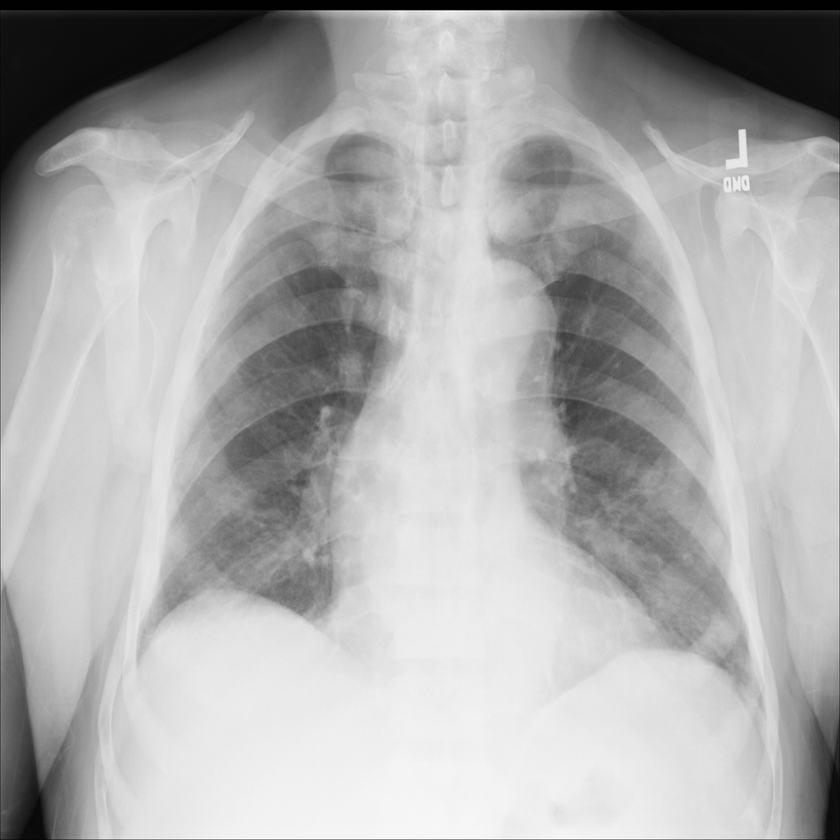
#> input picture images/00000011_001.png, 840 x 840 px, shrunk from 1024 x 1024 before the run
$ jupyter execute --allow-errors analysis.ipynb
#> lines starting #> are read from the running program, lines starting #| are printed output that depends on the picture; long printed decimals are rounded
<h2>First we want to examine an X-ray image.</h2>

[cell 1]
import os
import imageio

DIR = "images"

xray_image = imageio.v3.imread(os.path.join(DIR, "00000011_001.png"))
#> xray_image is the input picture: shape (840, 840); min 0, max 255, mean 172.5

We can check things like the shape (number of pixels) of the image, and also the data type.

[cell 2]
print(xray_image.shape)
#| (840, 840)
print(xray_image.dtype)
#| uint8
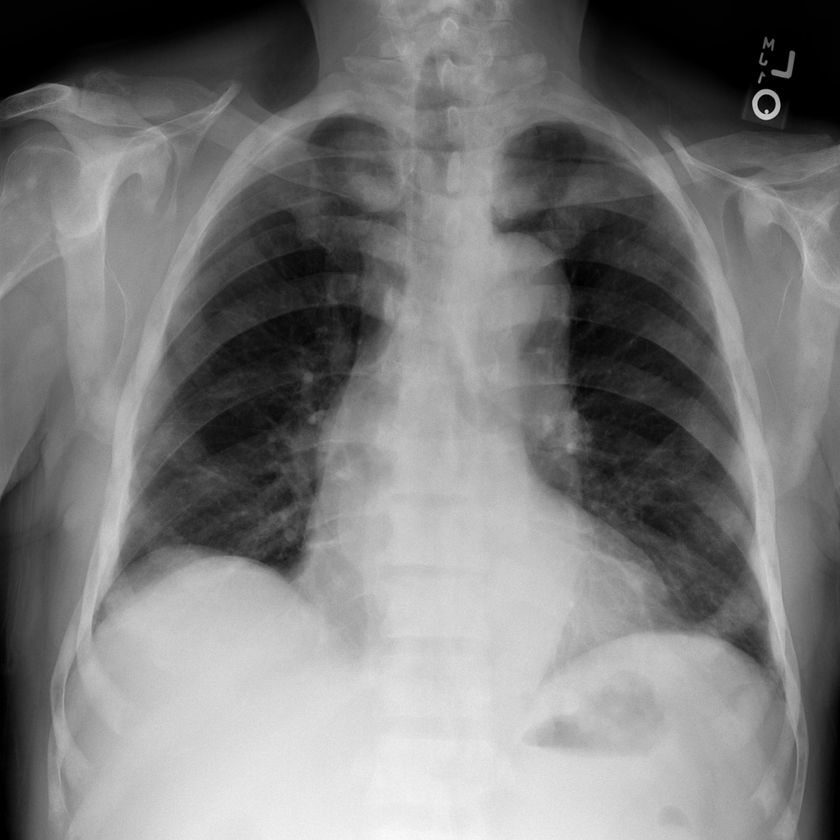
#> input picture images/00000011_000.png, 840 x 840 px, shrunk from 1024 x 1024 before the run
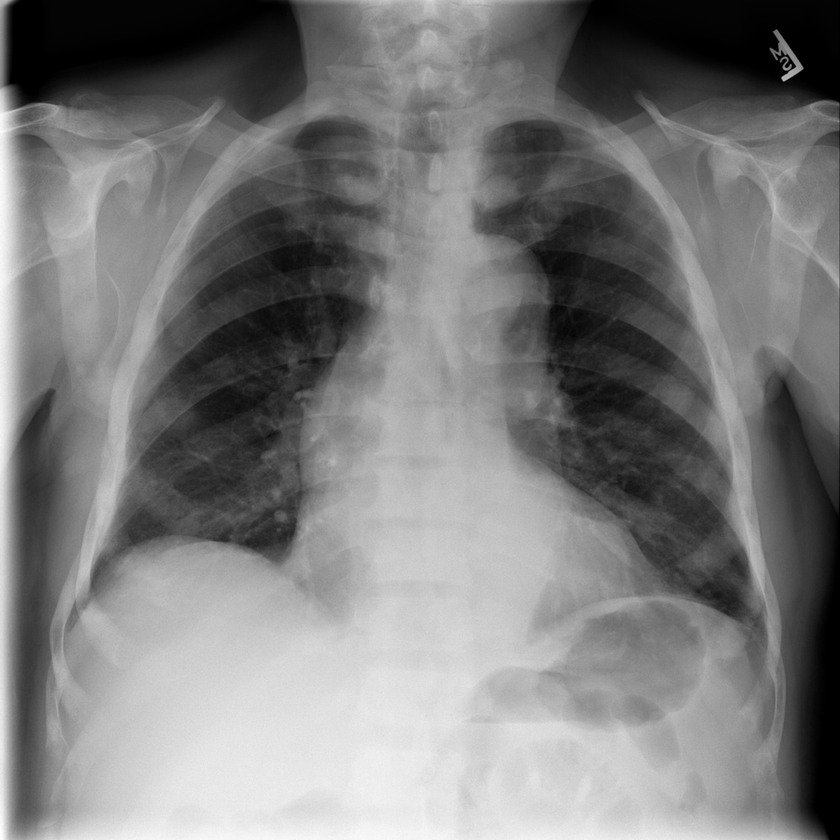
#> input picture images/00000011_002.png, 840 x 840 px, shrunk from 1024 x 1024 before the run

Using `matplotlib` lets now display the image in a greyscale colourmap.

[cell 3]
import matplotlib.pyplot as plt

plt.imshow(xray_image, cmap="gray")
plt.axis("off")
plt.show()

Now we have seen 1 image, lets stack all the other images together into a `numpy array`. If we loop across all the images and put them into an array, we hold all the values from the images pixels in an array format, where all images are stacked.

[cell 4]
import numpy as np
num_imgs = 9

#> (the rest of this cell did not finish here and is left out)

We can see the array here, and how it is a stack of 2D images.

#> (a cell that did not finish here is left out)

Lets have a look at a sort of health progress, by plotting each of these images next to each other.

[cell 6]
fig, axes = plt.subplots(nrows=1, ncols=num_imgs, figsize=(30,30))

#> (the rest of this cell did not finish here and is left out)

We can even create a gif of the images!

[cell 7]
GIF_PATH = os.path.join(DIR, "xray_image.gif")
#> (the rest of this cell did not finish here and is left out)

When processing data (especially biodmedical data), it is useful to emphasize the 2D `edges` to focus on a particular feature in an image. We use `image gradients` to detect the changing on colour pixel density.

Let's start with an n-dimensional Laplace filter `("Laplacian-Gaussian")` that uses Gaussian second derivatives. This Laplacian method focuses on pixels with rapid intensity change in values and is combined with Gaussian smoothing to remove noise.

[cell 8]
from scipy import ndimage

xray_image_laplace_gaussian = ndimage.gaussian_laplace(xray_image, sigma=1)
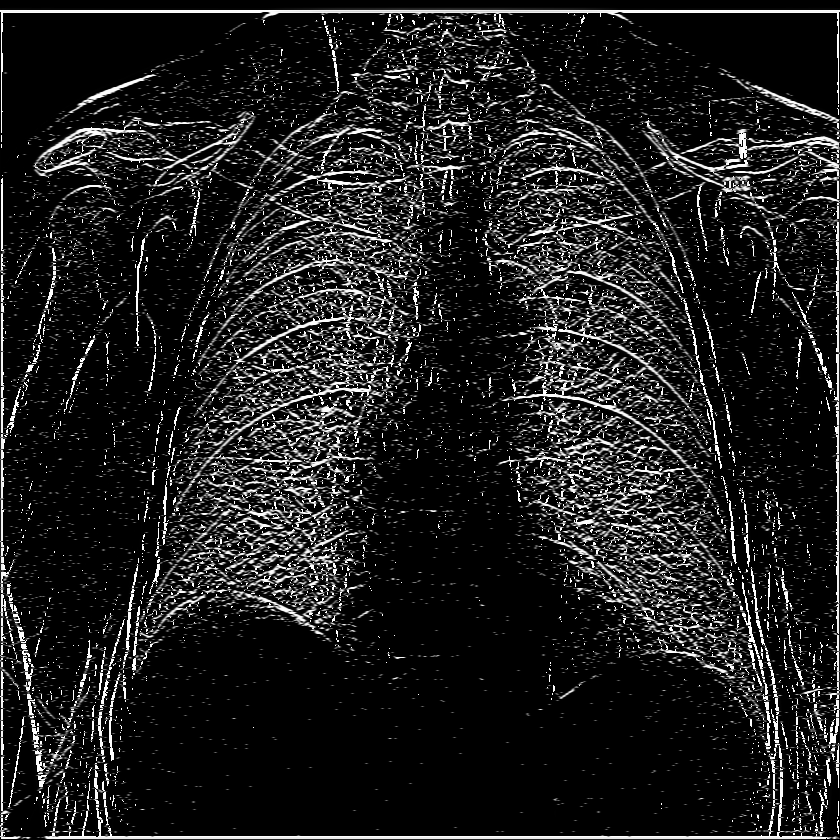
#> xray_image_laplace_gaussian: shape (840, 840); min 0, max 255, mean 30.8

Lets compare the original to the one with the filter applied

[cell 9]
fig, axes = plt.subplots(nrows=1, ncols=2, figsize=(10,10))

axes[0].set_title("Original")
axes[0].imshow(xray_image, cmap="gray")
axes[1].set_title("Laplacian-Gaussain (edges)")
axes[1].imshow(xray_image_laplace_gaussian, cmap="gray")
for i in axes:
    i.axis("off")
plt.show()
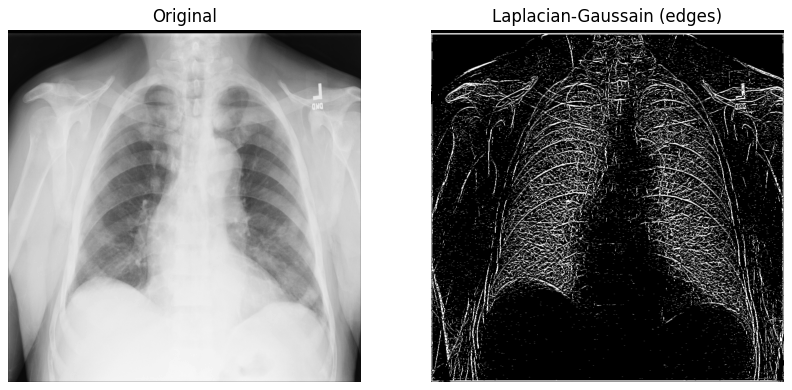
#> figure drawn by matplotlib, 2 panels

There are multiple other filters we can use, that all have different approaches. Now though we will look at screening out only certain pixels in X-ray images to help detect particular features.

Lets retrieve some basic statistics about the pixel values in the original X-ray image.

[cell 10]
print("The data type of the X-ray image is: ", xray_image.dtype)
#| The data type of the X-ray image is:  uint8
print("The minimum pixel value is: ", np.min(xray_image))
#| The minimum pixel value is:  0
print("The maximum pixel value is: ", np.max(xray_image))
#| The maximum pixel value is:  255
print("The average pixel value is: ", np.mean(xray_image))
#| The average pixel value is:  172.530
print("The median pixel value is: ", np.median(xray_image))
#| The median pixel value is:  195.0

The array data type is uint8 and the minimum/maximum value results suggest that all 256 colors (from 0 to 255) are used in the X-ray. Let's visualize the pixel intensity distribution of the original raw X-ray image with ndimage.histogram() and Matplotlib:

[cell 11]
pixel_intensity_distribution = ndimage.histogram(
    xray_image, min=np.min(xray_image), max=np.max(xray_image), bins=256
)
#> pixel_intensity_distribution = 256 values, max 11152 at index 209, min 13 at index 248, mean 2756.2

plt.plot(pixel_intensity_distribution)
plt.title("Pixel intensity distribution")
plt.show()
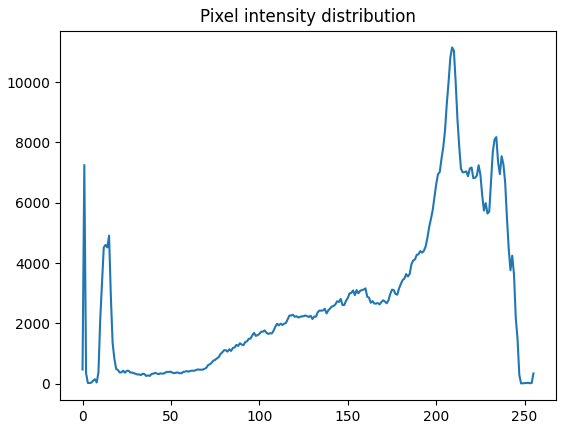
#> figure drawn by matplotlib, 1 panel; curve peaks at x = 209, y = 11152
